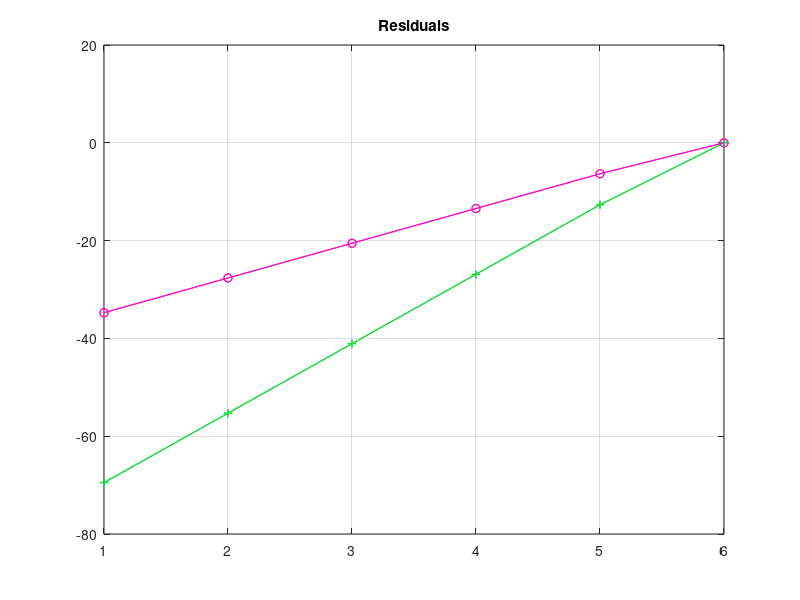
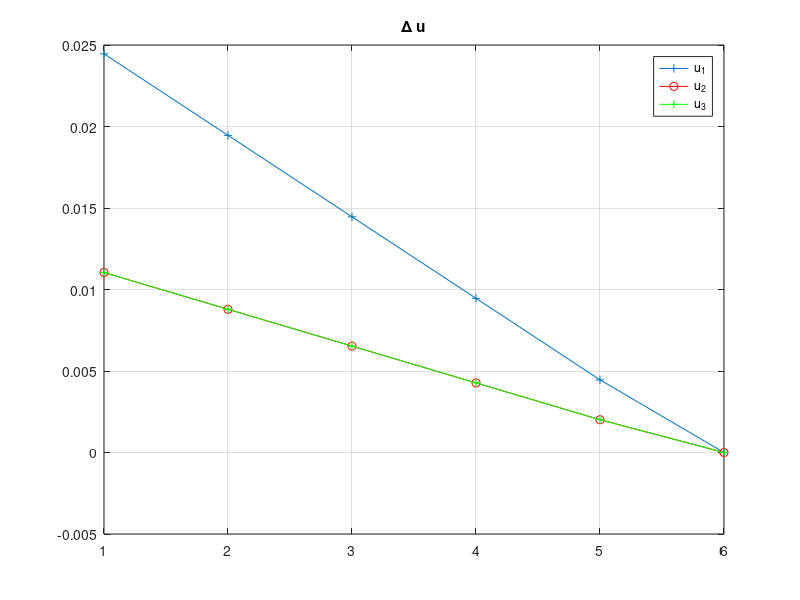
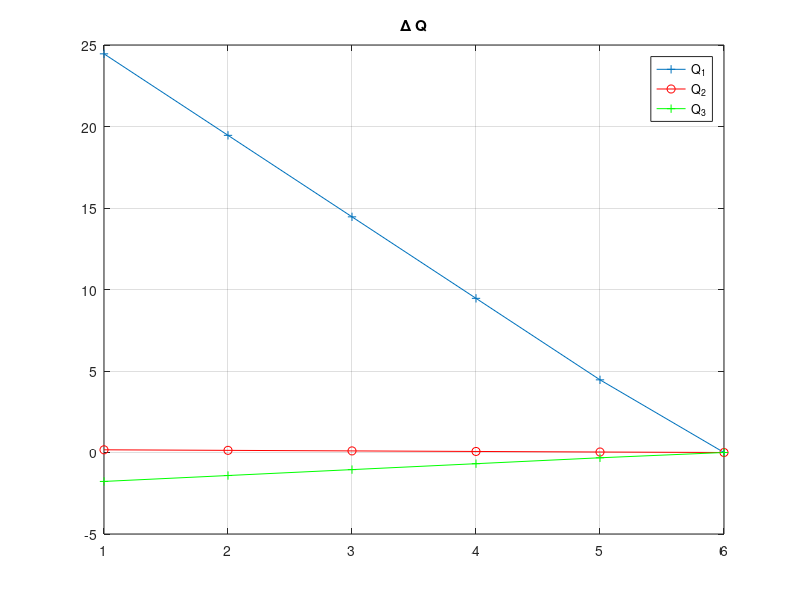

Source code (MATLAB) for these figures, in order:
% Stiffness and flexibility test
% The purpose of this study is to see the effect of flexibility and
% stiffneess matrix on the number of iterations to solve an equation
clear all; clc; close all;

M = diag([0.18 .09]);
% equilibrium matrices
B = [1 -1 0; 0 1 -1];
Bi = [1 1; 0 1; 0 0];
Bx = [1; 1; 1];

% Compatibility matrix
A = B';

% Stiffness matrix
k=diag([1000 15 50]);
f=inv(k);
K=A'*k*A;

K = A'*k*A;

% % set the periods
% T = [0.5; 0.25];
% omega = (T./(2*pi)).^(-1);
% 
% % Calculate mass matrix give K and T
% M = findMassMat(K,T);

% number of global DOF in the model
ndf = size(M,1);
nos = size(Bx,2);
numElem = 3;
deltaT = 0.02;

% calculate natural frequencies and periods
lambda = eig(K,M);
omega  = sort(sqrt(lambda));
T = 2.0*pi./omega;

% Viscous damping matrix
zeta = 0.05;
alphaM = 2.0*zeta*omega(1);
C = alphaM*M;

% analysis parameters
beta  = 1/4;
gamma = 1/2;
c1 = 1.0;
c2 = gamma/(beta*deltaT);
c3 = 1.0/(beta*deltaT*deltaT);
a1 = (1.0 - gamma/beta);
a2 = (deltaT)*(1.0 - 0.5*gamma/beta);
a3 = -1.0/(beta*deltaT);
a4 = 1.0 - 0.5/beta;

% Load
Ptp1 = 386.1*M*[1; 1];

% DISPLACEMENT METHOD
% max iterations and tol
maxIter_D = 1000;
tol_D = 1.0E-8;
incrLimit_D = 5E-3;

% State Variables
U_D = zeros(ndf,1);
Udot_D = zeros(ndf,1);
Udotdot_D = zeros(ndf,1);
Udot_D = a1*Udot_D + a2*Udotdot_D;
Udotdot_D = a3*Udot_D + a4*Udotdot_D;

% Newton-Raphson algorithm
iter_D = 0;
errorNorm_D = 1.0;
scaleddeltaU = zeros(ndf,1);
while ((errorNorm_D >= tol_D) && (iter_D <= maxIter_D))
   %update response quantities
    U_D = U_D + c1*scaleddeltaU;
    Udot_D = Udot_D +c2*scaleddeltaU;
    Udotdot_D = Udotdot_D + c3*scaleddeltaU;
    
    % transform displacements from global to element DOF
    u_D = A*(U_D);
   
    % get resisting forces and stiffness from elements
    for j=1:numElem
        pr_D(j,1) = k(j,j)*u_D(j);
    end

    % transform forces and stiffness from element to global DOF
    Pr_D = A'*pr_D;
    K = A'*k*A;

    % get rhs and jacobian
    R_D(:,iter_D+1)  = M*Udotdot_D + C*Udot_D + Pr_D - Ptp1;
    cM = c3*M;  cC = c2*C;  cK = c1*K;
    dRdU = cM + cC + cK;

    % solve for displacement increments
    deltaU(:,iter_D+1) = dRdU\(-R_D(:,iter_D+1));
    deltau(:,iter_D+1) = A*deltaU(:,iter_D+1);

    if abs(deltaU(1,iter_D+1)) > incrLimit_D
%     if max(abs(deltaU(:,iter_D+1))) > incrLimit_D
%         scale = incrLimit_D/max(abs(deltaU(:,iter_D+1)));
        scale = incrLimit_D/abs(deltaU(1,iter_D+1));
        scaleddeltaU = scale*deltaU(:,iter_D+1);
    else
        scaleddeltaU = deltaU(:,iter_D+1);
    end

    % update the error norm and iteration number
%     errorNorm_D = norm(deltaU(:,iter_D+1));
    errorNorm_D = norm(R_D(:,iter_D+1));
    iter_D = iter_D + 1;
end

% FORCE METHOD
% assemble the augmented matrices
Mb = [M; zeros(nos,ndf)];
Cb = [C; zeros(nos,ndf)];
Pb = [Ptp1; zeros(nos,1)];

% zero all the state variables again
U_F = zeros(ndf,1);
Udot_F = zeros(ndf,1);
Udotdot_F = zeros(ndf,1);
pr_F = zeros(numElem,1);

% max iterations and tol
maxIter_F = 1000;
tol_F = tol_D;
incrLimit_F = incrLimit_D*k(1,1);

% Newton-Raphson algorithm
iter_F = 0;
errorNorm_F = 1.0;
scaleddeltaQ = zeros(numElem,1);
while (errorNorm_F >= tol_F && iter_F <= maxIter_F)
    % update response quantity
    pr_F = pr_F + scaleddeltaQ;

    % get displacements and flexibilities from elements
    for j=1:numElem
        u_F(j,1) = f(j,j)*pr_F(j);
    end

    % update response quantities
    UTrial = Bi'*u_F;
    UdotTrial = c2*(UTrial-U_F) + a1*Udot_F + a2*Udotdot_F;
    UdotdotTrial = c3*(UTrial-U_F) + a3*Udot_F + a4*Udotdot_F;
    
    % transform forces from element to global DOF
    Pr_F = B*pr_F;
    Prb = [Pr_F; Bx'*u_F];
    Sb = [B; Bx'*f];

    % get rhs and jacobian
    R_F(:,iter_F+1) = Mb*UdotdotTrial + Cb*UdotTrial + Prb - Pb;
    cMb=c3*Mb*Bi'*f;    cCb = c2*Cb*Bi'*f;
    dRdQ = cMb + cCb + Sb;

    % solve for force increments
    deltaQ(:,iter_F+1) = dRdQ\(-R_F(:,iter_F+1));

    % Scale increment
%     if max(abs(deltaQ(:,iter_F+1))) > incrLimit_F
    if abs(deltaQ(1,iter_F+1)) > incrLimit_F
%         scale = incrLimit_F/max(abs(deltaQ(:,iter_F+1)));
        scale = incrLimit_F/abs(deltaQ(1,iter_F+1));
        scaleddeltaQ = scale*deltaQ(:,iter_F+1);
    else
        scaleddeltaQ = deltaQ(:,iter_F+1);
    end

    % update the error norm and iteration number
%     errorNorm_F = norm(deltaQ(:,iter_F+1));
    errorNorm_F = norm(B*R_F(:,iter_F+1));
    iter_F = iter_F+1;
end
U_F = UTrial;
Udot_F = UdotTrial;
Udotdot_F = UdotdotTrial;

err = U_D-U_F

iter_D
iter_F

figure
plot((R_D(1,:)'),'-+')
hold on
plot(R_D(2,:)','r-o')
plot((R_F(1,:)'),'g-+')
plot(R_F(2,:)','m-o')
grid on
title('Residuals')

figure
plot((deltau(1,:)'),'-+')
hold on
plot(deltau(2,:)','r-o')
grid on
plot(deltau(2,:)','g-+')
title('\Delta u')
legend('u_1','u_2','u_3')

figure
plot((deltaQ(1,:)'),'-+')
hold on
plot(deltaQ(2,:)','r-o')
plot(deltaQ(3,:)','g-+')
grid on
title('\Delta Q')
legend('Q_1','Q_2','Q_3')
